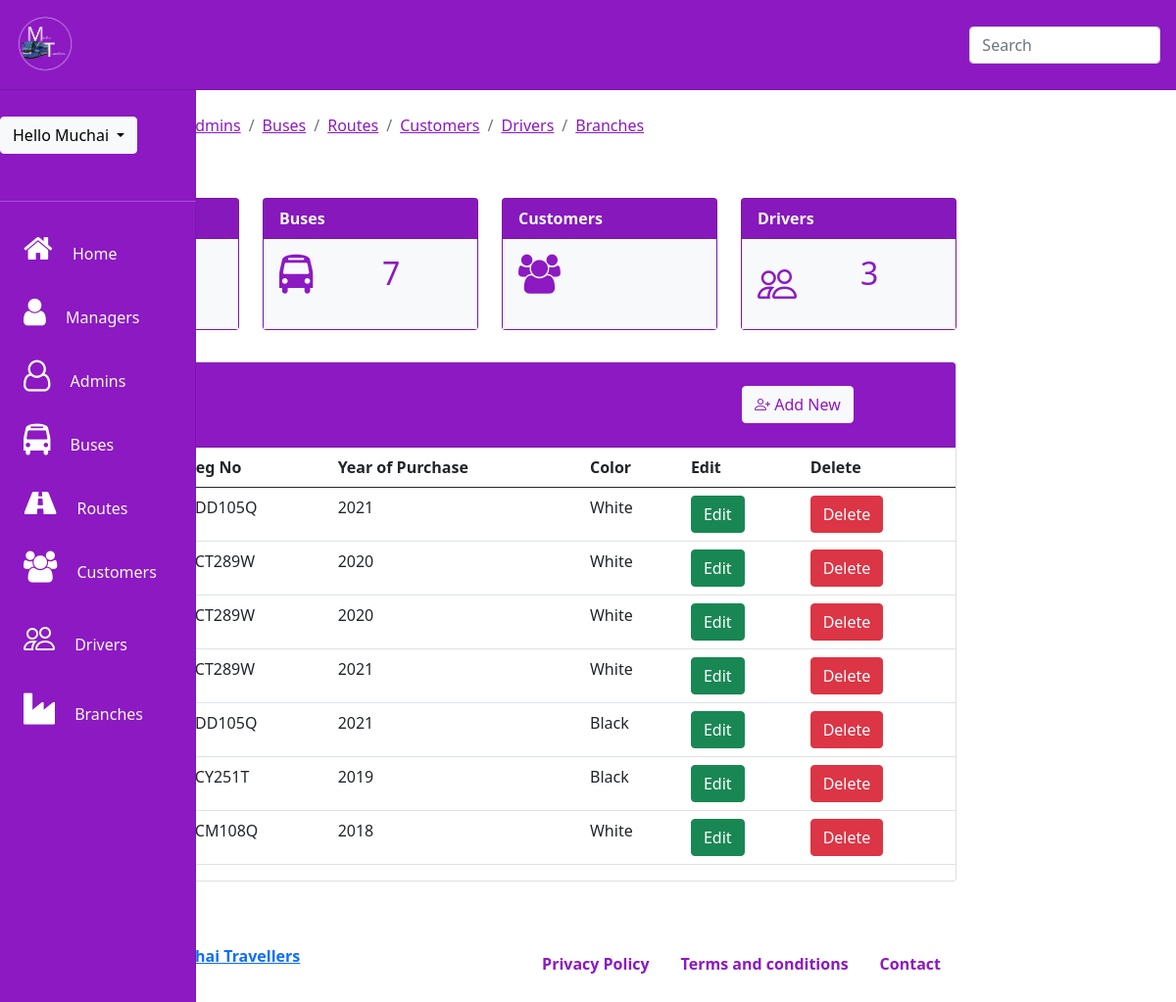
The page /super_admin/buses.php (signed in) on the database its author committed.
### tables this page shows
CREATE TABLE `buses` (
  `id` int(11) NOT NULL,
  `branch` varchar(100) NOT NULL,
  `regno` varchar(100) NOT NULL,
  `yop` year(4) NOT NULL,
  `color` varchar(100) NOT NULL
);

### super_admin/partials/i_buses.php (the view, shortened to what this page needs)
<?php
 $sql ="SELECT *FROM buses
  ORDER BY id";
   $query =$con->query($sql);
   WHILE($row=$query->fetch_assoc())
   {
       ?>
<tr>
    <td><?php echo $row['branch'];?></td>
    <td><?php echo $row['regno'];?></td>
    <td><?php echo $row['yop'];?></td>
    <td><?php echo $row['color'];?></td>
    <form action="partials/updatedata.php" Method="POST">
        <th><input type="submit" name="edit" class="btn btn-success" data-target="#addnew" value="Edit"></th>
    </form>
    <form action="partials/delete.php" Method="POST">
        <th><input type="submit" name="delete" class="btn btn-danger" value="Delete"></th>
    </form>
</tr>
<?php
                }
                ?>

### rows shown on the page
buses: regno "KDD105Q", yop "2021", color "White"
buses: regno "KCT289W", yop "2020", color "White"
buses: regno "KCT289W", yop "2020", color "White"
buses: regno "KCT289W", yop "2021", color "White"
buses: regno "KDD105Q", yop "2021", color "Black"
buses: regno "KCY251T", yop "2019", color "Black"
buses: regno "KCM108Q", yop "2018", color "White"

### other values the page prints
$_SESSION['username'] "Muchai"
$row "7"
$row "3"
